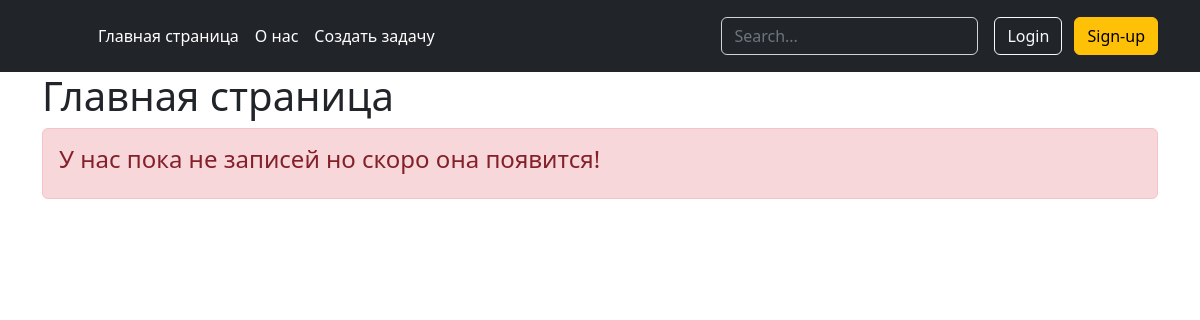
Before: / with the older database file.
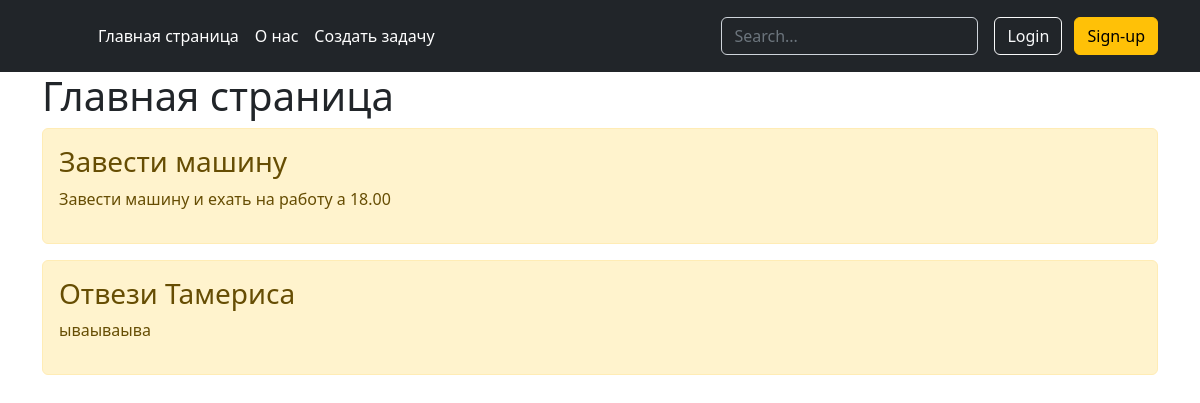
After: the same page with the newer database file.
### dashboard/models.py (models this page shows, shortened)
class Task(models.Model):
    title = models.CharField('Название', max_length=50)
    task = models.TextField('Описание')
    class Meta:
        verbose_name = 'Задача'
        verbose_name_plural = 'Задачи'

### dashboard/views.py (the view)
# urls.py: path('',views.index, name='home'),
def index(request):
    tasks = Task.objects.order_by('-id')
    return render(request, 'dashboard/index.html', {
        'title': 'Главная страниaца сайта',
        'tasks': tasks
    })

### dashboard/templates/dashboard/index.html (shortened to what this page needs)
{% extends 'dashboard/base.html' %}
{% block get_content %}
    <h1>Главная страница</h1>
    {% if tasks  %}
        {% for el in tasks %}
            <div class="alert alert-warning mt-2">
                <h3>{{el.title}}</h3>
                <p>{{el.task}}</p>
            </div>
        {% endfor %}
    {% else %}
    <div class="alert alert-danger" role="alert">
      <h4>У нас пока не записей но скоро она появится!</h4>
    </div>
    {% endif %}
{% endblock %}

### dashboard/templates/dashboard/base.html (shortened to what this page needs)
<!doctype html>
<html lang="RU-ru">
<head>
    <link rel="stylesheet" href="https://cdn.jsdelivr.net/npm/bootstrap@5.2.2/dist/css/bootstrap.min.css">
</head>
<body>
<header class="p-3 text-bg-dark">
    <div class="container">
      <div class="d-flex flex-wrap align-items-center justify-content-center justify-content-lg-start">
        <a href="/" class="d-flex align-items-center mb-2 mb-lg-0 text-white text-decoration-none">
          <svg class="bi me-2" width="40" height="32" role="img" aria-label="Bootstrap"><use xlink:href="#bootstrap"></use></svg>
        </a>
        <ul class="nav col-12 col-lg-auto me-lg-auto mb-2 justify-content-center mb-md-0">
          <li><a href="{% url 'home' %}" class="nav-link px-2 text-white">Главная страница</a></li>
          <li><a href="{% url 'about' %}" class="nav-link px-2 text-white">О нас</a></li>
            <li><a href="{% url 'create' %}" class="nav-link px-2 text-white">Создать задачу</a></li>
        </ul>
        <form class="col-12 col-lg-auto mb-3 mb-lg-0 me-lg-3" role="search">
          <input type="search" class="form-control form-control-dark text-bg-dark" placeholder="Search..." aria-label="Search">
        </form>
        <div class="text-end">
          <button type="button" class="btn btn-outline-light me-2">Login</button>
          <button type="button" class="btn btn-warning">Sign-up</button>
        </div>
      </div>
    </div>
  </header>
<section>
    <div class="container">
        <div class="row">
            <div class="col-12">
                {% block get_content %}{% endblock %}
            </div>
        </div>
    </div>
</section>
</body>
</html>

Changed rows visible on the page:
added Task: title "Завести машину", task "Завести машину и ехать на работу а 18.00"
added Task: title "Отвези Тамериса", task "ываываыва"
Other visible differences:
text no longer shown: "У нас пока не записей но скоро она появится!"
